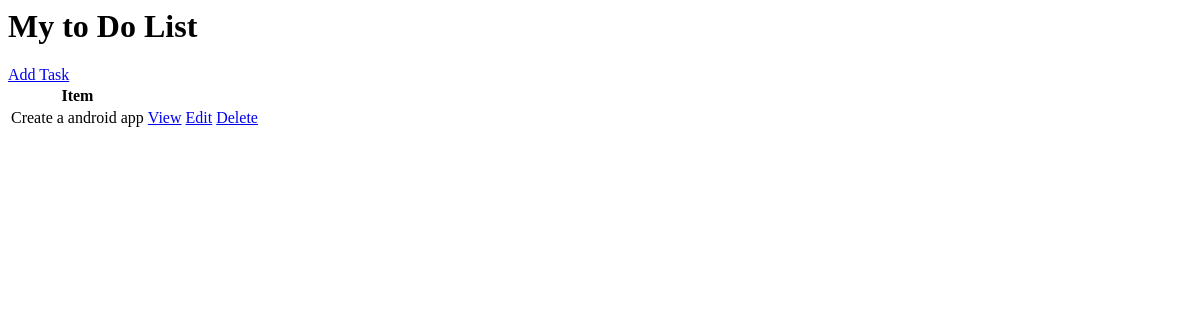
The app's page /, older data.
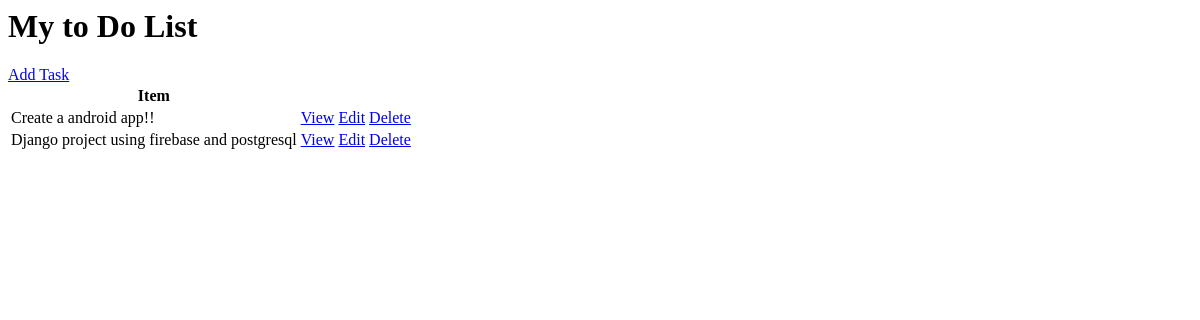
The same page, newer data.
### todolistapp/models.py (models this page shows, shortened)
class Task(models.Model):
    user = models.ForeignKey(User, on_delete=models.CASCADE, null=True, blank=True)
    title =models.CharField(max_length=300)
    description = models.TextField(null=True, blank=True)
    complete = models.BooleanField(default=False)
    created = models.DateTimeField(auto_now_add=True)

### todolistapp/views.py (the view)
# urls.py: path('', TaskList.as_view(), name='tasks'),
class TaskList(ListView):
    model = Task
    context_object_name = 'tasks'

### todolistapp/templates/todolistapp/task_list.html
<h1>My to Do List</h1>
<a href = {% url 'task-create' %}>Add Task</a>
<table>
    <tr>
        <th> Item </th>
        <th></th>
    </tr>
    {% for task in tasks %}
    <tr>
        <td>{{task.title}}</td>
        <td><a href="{% url 'task' task.id %}">View</a></td>
        <td><a href="{% url 'task-update' task.id %}">Edit</a></td>
        <td><a href="{% url 'task-delete' task.id %}">Delete</a></td>
    </tr>
    {% empty %}
    <h3>No items in list</h3>
    {% endfor %}
</table>

Row changes from the older to the newer data that the page shows:
changed Task: title "Create a android app" → "Create a android app!!"
added Task: title "Django project using firebase and postgresql"
